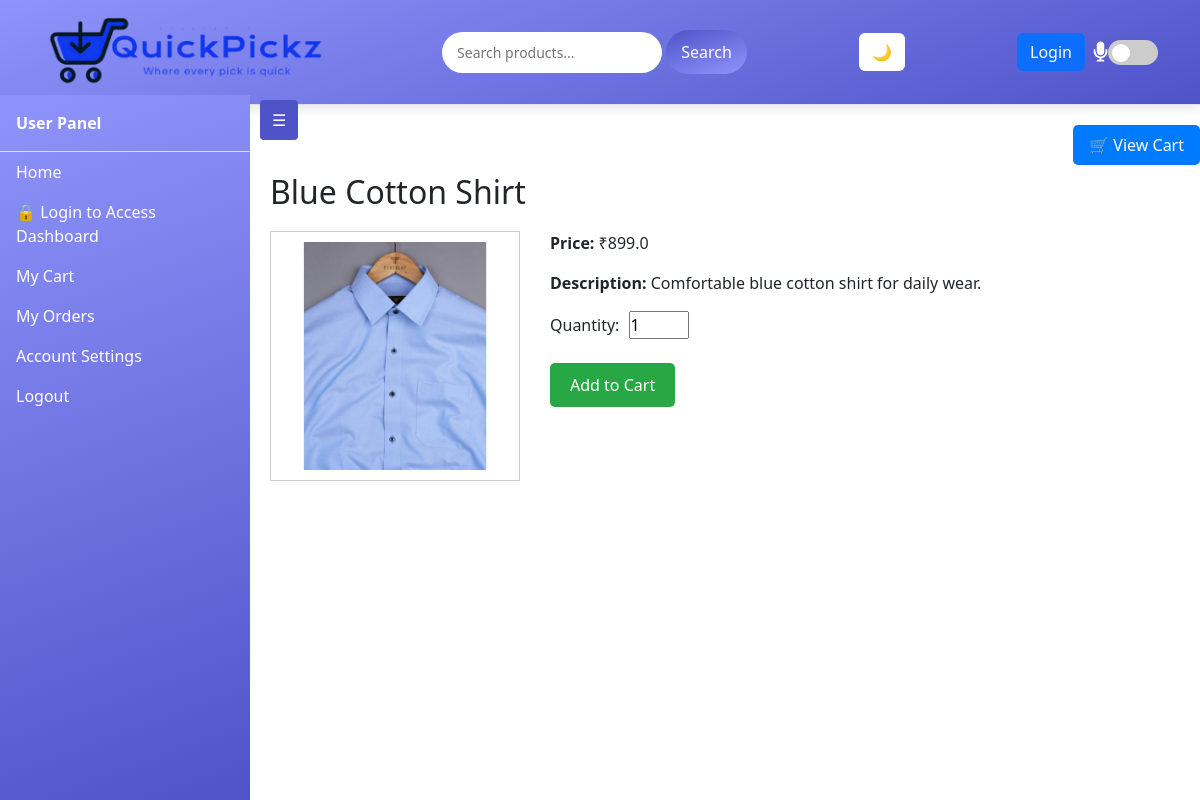
Page /product/1 on the committed database.
### app/models.py (models this page shows)
class Product(db.Model):
    id = db.Column(db.Integer, primary_key=True)
    name = db.Column(db.String(100), nullable=False)
    price = db.Column(db.Float, nullable=False)
    image = db.Column(db.String(120))
    description = db.Column(db.Text)

### app/routes.py (the view)
@main.route('/product/<int:id>')
def product(id):
    product = Product.query.get_or_404(id)  # Retrieve product by id
    return render_template('product.html', product=product)

### app/templates/product.html (shortened to what this page needs)
{% extends "base.html" %}
{% block content %}
<a href="{{ url_for('main.cart') }}" style="float: right; margin-bottom: 15px; text-decoration: none; background: #007bff; color: white; padding: 8px 16px; border-radius: 5px;">
    🛒 View Cart
</a>
<br>
<br>
<h2>{{ product.name }}</h2>
<div class="product" style="display: flex; gap: 30px; align-items: flex-start; margin-top: 20px;">
    <img src="{{ url_for('static', filename=product.image.replace('static/', '')) }}" width="250" alt="{{ product.name }}" style="border: 1px solid #ccc; padding: 10px;">
    <div>
        <p><strong>Price:</strong> ₹{{ product.price }}</p>
        <p><strong>Description:</strong> {{ product.description }}</p>
        <form method="POST" action="{{ url_for('main.add_to_cart', product_id=product.id) }}">
            <label for="quantity">Quantity:</label>
            <input type="number" name="quantity" value="1" min="1" required style="width: 60px; margin-left: 5px;">
            <br><br>
            <button type="submit" style="background-color: #28a745; color: white; padding: 10px 20px; border: none; border-radius: 5px;">
                Add to Cart
            </button>
        </form>
    </div>
</div>
{% endblock %}

### app/static/css/style.css (style rules this page uses)
* { margin: 0; padding: 0; box-sizing: border-box; }
body { font-family: 'Poppins', sans-serif; background: #f9f9f9; color: #333; line-height: 1.6; overflow-x: hidden; }
body { top: 0px !important; }
html body { top: 0px !important; }

### app/templates/base.html (style rules this page uses)
body { margin-top: 0px !important; top: 0px !important; }

### rows in the picture
Product: name "Blue Cotton Shirt", image (picture), price "899.0", description "Comfortable blue cotton shirt for daily wear."
